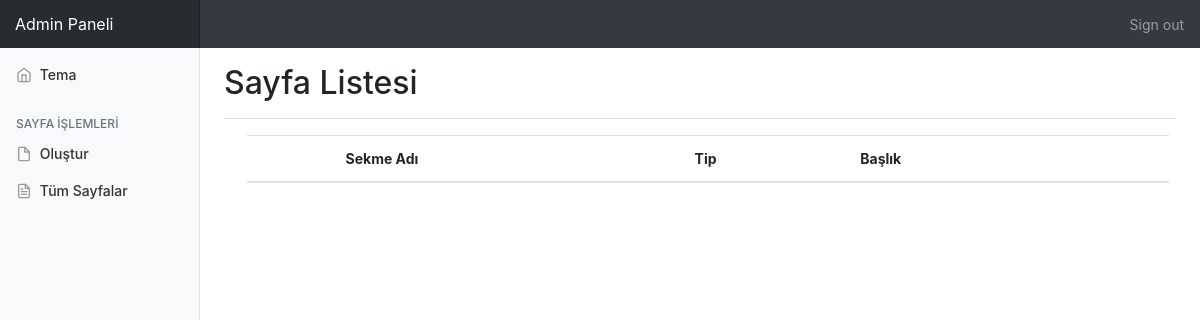
Page /admin/pageList.php (signed in) on the earlier database version.
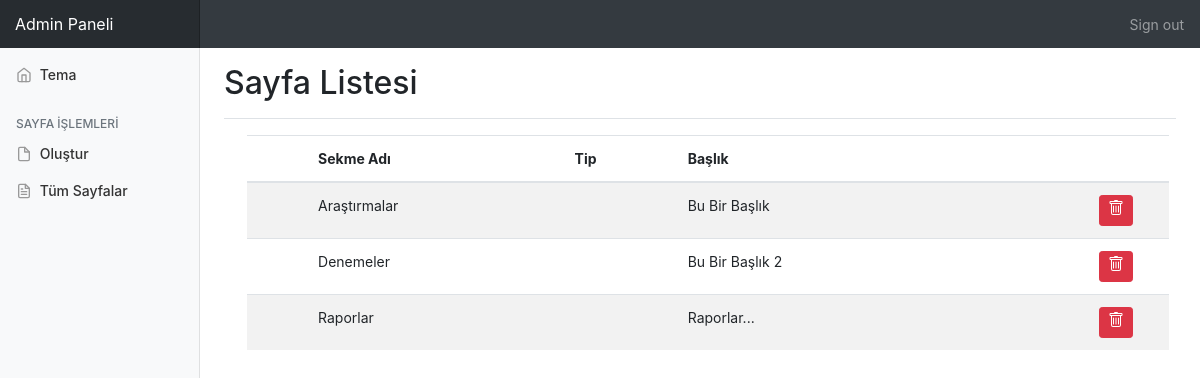
Same page on the later database version.
### tables this page shows
CREATE TABLE "pages" (
	"id"	INTEGER NOT NULL,
	"text"	TEXT,
	"image_path"	TEXT,
	"tab_id"	INTEGER,
	"title"	TEXT,
	PRIMARY KEY("id" AUTOINCREMENT)
);

CREATE TABLE "tabs" (
	"id"	INTEGER NOT NULL,
	"name"	TEXT NOT NULL UNIQUE,
	"type"	TEXT,
	"tab_id"	INTEGER,
	PRIMARY KEY("id" AUTOINCREMENT)
);

### admin/pageList.php (the view, shortened to what this page needs)
<?php
    require('database.php');
?>
<!DOCTYPE html>
<html lang="tr">
<head>
    <link href="../bootstrap/css/bootstrap.min.css" rel="stylesheet">
    <link href="../style/dashboard.css" rel="stylesheet">
</head>
<body>
    <?php  include("navbar.php"); ?>
    <div class="container-fluid">
        <div class="row">
            <?php  include("menu.php"); ?>
            <main role="main" class="col-md-9 ml-sm-auto col-lg-10 pt-3 px-4">
                <div class="d-flex justify-content-between flex-wrap flex-md-nowrap align-items-center pb-2 mb-3 border-bottom">
                    <h1 class="h2">Sayfa Listesi</h1>
                </div>
                <div class="container-fluid m-2">
                    <div class="row">
                        <div class="col">
                        <table class="table table-hover table-striped ">
                        <thead>
                            <tr>
                            <th scope="col"></th>
                            <th scope="col">Sekme Adı</th>
                            <th scope="col">Tip</th>
                            <th scope="col">Başlık</th>
                            <th scope="col"></th>
                            </tr>
                        </thead>
                        <tbody>
                            <?php
                            $select = $db->prepare("SELECT * FROM pages ");
                            $select->execute();
                            $pages = $select->fetchAll();
                            foreach ($pages as $key ) {
                                $select = $db->prepare("SELECT * FROM tabs WHERE id=? ");
                                $select->execute([$key['tab_id']]);
                                $tab = $select->fetch();
                                echo '<tr>
                                <td>
                                <td>'.$tab['name'].'</td>
                                <td>'.$tab['type'].'</td>
                                <td>'.$key['title'].'</td>
                                <td><div class="d-grid gap-2 d-md-flex justify-content-md-end mr-4"><button type="button" class="btn btn-danger btn-sm" onClick="location.href=`deletePage.php?id='.$key["tab_id"].'`">
                                <svg xmlns="http://www.w3.org/2000/svg" width="16" height="16" fill="currentColor" class="bi bi-trash" viewBox="0 0 16 16">
                                <path d="M5.5 5.5A.5.5 0 0 1 6 6v6a.5.5 0 0 1-1 0V6a.5.5 0 0 1 .5-.5Zm2.5 0a.5.5 0 0 1 .5.5v6a.5.5 0 0 1-1 0V6a.5.5 0 0 1 .5-.5Zm3 .5a.5.5 0 0 0-1 0v6a.5.5 0 0 0 1 0V6Z"/>
                                <path d="M14.5 3a1 1 0 0 1-1 1H13v9a2 2 0 0 1-2 2H5a2 2 0 0 1-2-2V4h-.5a1 1 0 0 1-1-1V2a1 1 0 0 1 1-1H6a1 1 0 0 1 1-1h2a1 1 0 0 1 1 1h3.5a1 1 0 0 1 1 1v1ZM4.118 4 4 4.059V13a1 1 0 0 0 1 1h6a1 1 0 0 0 1-1V4.059L11.882 4H4.118ZM2.5 3h11V2h-11v1Z"/>
                              </svg></button></div></td>
                            </tr>';
                            }
                            ?>
                        </tbody>
                        </table>
                        </div>
                    </div>
                </div>
            </main>
        </div>
    </div>
</body>
</html>

### admin/navbar.php
<nav class="navbar navbar-dark sticky-top bg-dark flex-md-nowrap p-0">
      <a class="navbar-brand col-sm-3 col-md-2 mr-0" href="#">Admin Paneli</a>
      <ul class="navbar-nav px-3">
        <li class="nav-item text-nowrap">
          <a class="nav-link" href="logout.php">Sign out</a>
        </li>
      </ul>
    </nav>

### admin/menu.php
<nav class="col-md-2 d-none d-md-block bg-light sidebar">
          <div class="sidebar-sticky">
            <ul class="nav flex-column">
              <li class="nav-item">
                <a class="nav-link" href="index.php">
                  <span data-feather="home"></span>
                  Tema
                </a>
              </li>
            </ul>
            <h6 class="sidebar-heading d-flex justify-content-between align-items-center px-3 mt-4 mb-1 text-muted">
              <span>Sayfa İşlemleri</span>
            </h6>
            <ul class="nav flex-column mb-2">
              <li class="nav-item">
                <a class="nav-link" href="newTab.php">
                  <span data-feather="file"></span>
                  Oluştur
                </a>
              </li>
              <li class="nav-item">
                <a class="nav-link" href="pageList.php">
                  <span data-feather="file-text"></span>
                  Tüm Sayfalar
                </a>
              </li>
            </ul>
          </div>
        </nav>

### style/dashboard.css (style rules this page uses)
body { font-size: .875rem; }
.feather { width: 16px; height: 16px; vertical-align: text-bottom; }
.sidebar { position: fixed; top: 0; bottom: 0; left: 0; z-index: 100; padding: 0; box-shadow: inset -1px 0 0 rgba(0, 0, 0, .1); }
.sidebar-sticky { position: -webkit-sticky; position: sticky; top: 48px; height: calc(100vh - 48px); padding-top: .5rem; overflow-x: hidden; overflow-y: auto; }
.sidebar .nav-link { font-weight: 500; color: #333; }
.sidebar .nav-link .feather { margin-right: 4px; color: #999; }
.sidebar-heading { font-size: .75rem; text-transform: uppercase; }
.navbar-brand { padding-top: .75rem; padding-bottom: .75rem; font-size: 1rem; background-color: rgba(0, 0, 0, .25); box-shadow: inset -1px 0 0 rgba(0, 0, 0, .25); }
.border-bottom { border-bottom: 1px solid #e5e5e5; }

Differences in the rows shown:
added pages: tab.name "Araştırmalar", title "Bu Bir Başlık"
added pages: tab.name "Denemeler", title "Bu Bir Başlık 2"
added pages: tab.name "Raporlar", title "Raporlar..."
